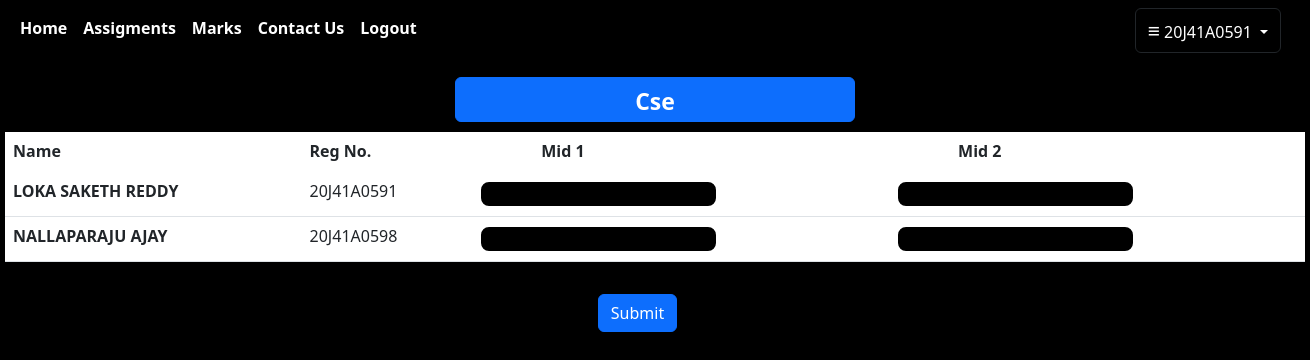
/marks (signed in), run on the app's committed database.
### user/models.py (models this page shows, shortened)
class LoginDetails(models.Model):
    username=models.CharField(max_length=20,primary_key=True)
    password=models.CharField(max_length=20)
    name=models.CharField(max_length=100)
    usertype=models.CharField(max_length=30,default="usertype")
    dept=models.CharField(max_length=30,default="department")

### user/views.py (the view, shortened to what this page needs)
# urls.py: path('marks',views.marks),
def marks(request):
    uname=request.session.get('uname')
    fac=LoginDetails.objects.get(username=uname)
    students=LoginDetails.objects.filter(usertype="Student")
    return render(request,'marks.html',{'students':students,'sub':fac.dept,'fac':fac})

### user/templates/marks.html (shortened to what this page needs)
{% extends 'base2.html'%}
{% block content%}
<center>
<button class="btn btn-primary mt-3" style="width:400px;height:45px;font-size:23px;"><b>{{sub}}</b></button><br>
</center>
<center>
    <div class="btn-group" style="margin-top:10px;">
<form action="/marks" method="post">
        <table class="table text-white" style="width:1300px;">
            <thead>
              <tr>
                <th scope="col">Name</th>
                <th scope="col">Reg No.</th>
                <th scope="col" style="padding-left:70px;">Mid 1</th>
                <th scope="col" style="padding-left:70px;">Mid 2</th>
              </tr>
            </thead>
            <tbody class="table-group-divider">
                {% for student in students%}
                <tr>
                    <th scope="row">{{student.name}}</th>
                    <td>{{student.username}}</td>
                    <td><input type="number" name="{{student.username}}" class="text-primary bg-black text-white" style="border:2px solid white;border-radius:10px;"></td>
                    <td><input type="number" name="{{student.name}}"class="text-primary bg-black text-white" style="border:2px solid white;border-radius:10px;"></td>
                </tr>
                {% endfor %}
            </tbody>
          </table>
        </div>
        <br>
        <input type="submit" class="btn btn-primary" style="margin-right:35px;">
</center>
{% endblock%}

### user/templates/base2.html (shortened to what this page needs)
<html>
<head>
    <link href="https://cdn.jsdelivr.net/npm/bootstrap@5.3.0-alpha1/dist/css/bootstrap.min.css" rel="stylesheet">
</head>
<body class="bg-black" style="height:auto;">
    <nav class="navbar navbar-expand-lg sticky-top" style="background-color:black;">
        <div class="container-fluid">
          <div class="collapse navbar-collapse" id="navbarNav">
            <ul class="navbar-nav">
              <li class="nav-item">
                <a class="nav-link text-white" href="/faculty"><strong>Home</strong></a>
              </li>
              <li class="nav-item">
                <a class="nav-link text-white" href="/assignments"><strong>Assigments</strong></a>
              </li>
              <li class="nav-item">
                <a class="nav-link text-white" href="/marks"><strong>Marks</strong></a>
              </li>
              <li class="nav-item">
                <a class="nav-link text-white" href="#"><strong>Contact Us</strong></a>
              </li>
              <li class="nav-item">
                <a class="nav-link text-white" href="/logout"><strong>Logout</strong></a>
              </li>
              <li class="nav-item dropdown" style="position:relative;left:710px;">
                <button class="btn btn-dark dropdown-toggle bg-black" data-bs-toggle="dropdown" aria-expanded="false">
                 <p style="font-size:130%;display:inline;">&equiv;</p> {{fac.username}}
                </button>
              </li>
            </ul>
          </div>
        </div>
      </nav>
      {% block content %}
      {% endblock %}
    </body>
</html>

### data on the page
LoginDetails: username "20J41A0591", dept "Cse", name "LOKA SAKETH REDDY"
LoginDetails: name "NALLAPARAJU AJAY", username "20J41A0598"
